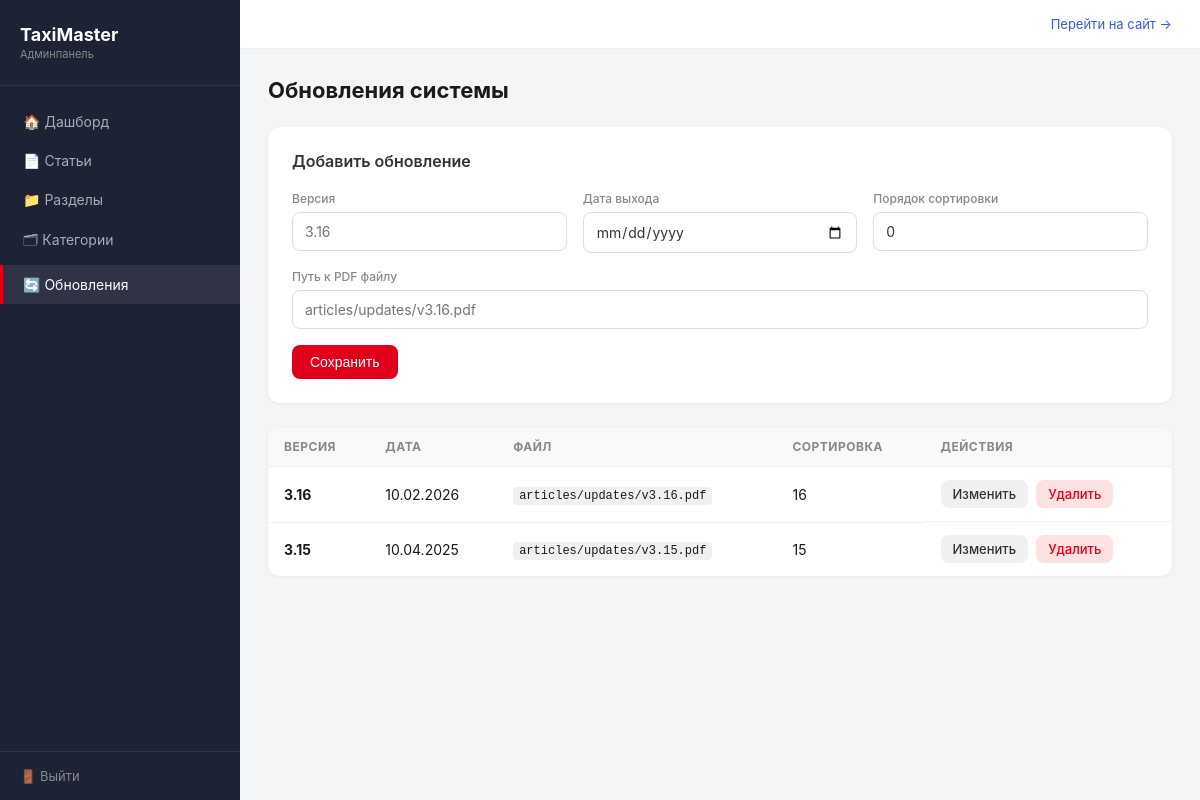
The app's page /admin/updates.php (signed in) with its own data.
### tables this page shows
CREATE TABLE `updates` (
  `id` int(11) NOT NULL,
  `version` varchar(50) NOT NULL,
  `release_date` date DEFAULT NULL,
  `file_path` varchar(255) DEFAULT NULL,
  `sort_order` int(11) DEFAULT '0'
);

### admin/updates.php (the view, shortened to what this page needs)
<?php
include("../php/connect_db.php");
$edit = null;
$updates = $conn->query("SELECT * FROM updates ORDER BY sort_order DESC")->fetch_all(MYSQLI_ASSOC);
?>
<!DOCTYPE html>
<html lang="ru">
<head>
    <link rel="stylesheet" href="css/admin.css">
</head>
<body>
<?php include("parts/sidebar.php"); ?>
<div class="admin-content">
    <?php include("parts/topbar.php"); ?>
    <main class="admin-main">
        <h1 class="page-title">Обновления системы</h1>
        <div class="admin-form-card">
            <h2><?= $edit ? 'Редактировать' : 'Добавить обновление' ?></h2>
            <form method="POST">
                <div class="form-row">
                    <div class="form-group">
                        <label>Версия</label>
                        <input type="text" name="version" value="<?= htmlspecialchars($edit['version'] ?? '') ?>" placeholder="3.16" required>
                    </div>
                    <div class="form-group">
                        <label>Дата выхода</label>
                        <input type="date" name="release_date" value="<?= $edit['release_date'] ?? '' ?>">
                    </div>
                    <div class="form-group">
                        <label>Порядок сортировки</label>
                        <input type="number" name="sort_order" value="<?= $edit['sort_order'] ?? '0' ?>">
                    </div>
                </div>
                <div class="form-group">
                    <label>Путь к PDF файлу</label>
                    <input type="text" name="file_path" value="<?= htmlspecialchars($edit['file_path'] ?? '') ?>" placeholder="articles/updates/v3.16.pdf">
                </div>
                <div class="form-actions">
                    <button type="submit" class="btn btn-primary">Сохранить</button>
                </div>
            </form>
        </div>
        <div class="admin-table-wrap">
            <table class="admin-table">
                <thead>
                    <tr>
                        <th>Версия</th>
                        <th>Дата</th>
                        <th>Файл</th>
                        <th>Сортировка</th>
                        <th>Действия</th>
                    </tr>
                </thead>
                <tbody>
                    <?php foreach ($updates as $u): ?>
                    <tr>
                        <td><strong><?= htmlspecialchars($u['version']) ?></strong></td>
                        <td><?= $u['release_date'] ? date('d.m.Y', strtotime($u['release_date'])) : '—' ?></td>
                        <td><code><?= htmlspecialchars($u['file_path'] ?? '—') ?></code></td>
                        <td><?= $u['sort_order'] ?></td>
                        <td class="table-actions">
                            <a href="updates.php?edit=<?= $u['id'] ?>" class="btn btn-sm btn-secondary">Изменить</a>
                            <a href="updates.php?delete=<?= $u['id'] ?>" class="btn btn-sm btn-danger" onclick="return confirm('Удалить?')">Удалить</a>
                        </td>
                    </tr>
                    <?php endforeach; ?>
                </tbody>
            </table>
        </div>
    </main>
</div>
</body>
</html>

### admin/css/admin.css (style rules this page uses)
* { box-sizing: border-box; margin: 0; padding: 0; }
body { font-family: -apple-system, BlinkMacSystemFont, 'Segoe UI', sans-serif; background: #f4f5f7; color: #1a1a1a; display: flex; min-height: 100vh; }
.admin-content { margin-left: 240px; flex: 1; display: flex; flex-direction: column; min-height: 100vh; }
.admin-main { padding: 28px; flex: 1; }
.page-title { font-size: 22px; font-weight: 700; margin-bottom: 24px; }
.admin-table-wrap { background: #fff; border-radius: 12px; overflow: hidden; box-shadow: 0 1px 4px rgba(0,0,0,0.06); }
.admin-table { width: 100%; border-collapse: collapse; font-size: 14px; }
.admin-table th { background: #f8f9fb; padding: 12px 16px; text-align: left; font-size: 12px; color: #888; text-transform: uppercase; letter-spacing: 0.5px; border-bottom: 1px solid #eee; }
.admin-table td { padding: 13px 16px; border-bottom: 1px solid #f0f0f0; vertical-align: middle; }
.admin-table tr:last-child td { border-bottom: none; }
.table-actions { display: flex; gap: 8px; }
code { background: #f0f0f0; padding: 2px 6px; border-radius: 4px; font-size: 12px; }
.admin-form-card { background: #fff; border-radius: 12px; padding: 24px; margin-bottom: 24px; box-shadow: 0 1px 4px rgba(0,0,0,0.06); }
.admin-form-card h2 { font-size: 16px; font-weight: 600; margin-bottom: 20px; color: #333; }
.form-group { margin-bottom: 16px; }
.form-group label { display: block; font-size: 12px; color: #888; margin-bottom: 6px; font-weight: 500; }
.form-group input, .form-group select, .form-group textarea { width: 100%; padding: 10px 12px; border: 1px solid #ddd; border-radius: 8px; font-size: 14px; font-family: inherit; color: #333; outline: none; transition: border 0.2s; }
.form-row { display: grid; grid-template-columns: repeat(auto-fit, minmax(200px, 1fr)); gap: 16px; }
.form-actions { display: flex; gap: 10px; margin-top: 4px; }
.btn { display: inline-block; padding: 9px 18px; border-radius: 8px; font-size: 14px; font-weight: 500; cursor: pointer; border: none; text-decoration: none; transition: background 0.2s, opacity 0.2s; }
.btn-primary { background: #e0001a; color: #fff; }
.btn-secondary { background: #f0f0f0; color: #333; }
.btn-danger { background: #fee2e2; color: #e0001a; }
.btn-sm { padding: 6px 12px; font-size: 13px; }

### records on screen
updates: version "3.16", release_date "10.02.2026", file_path "articles/updates/v3.16.pdf", sort_order "16"
updates: version "3.15", release_date "10.04.2025", file_path "articles/updates/v3.15.pdf", sort_order "15"
